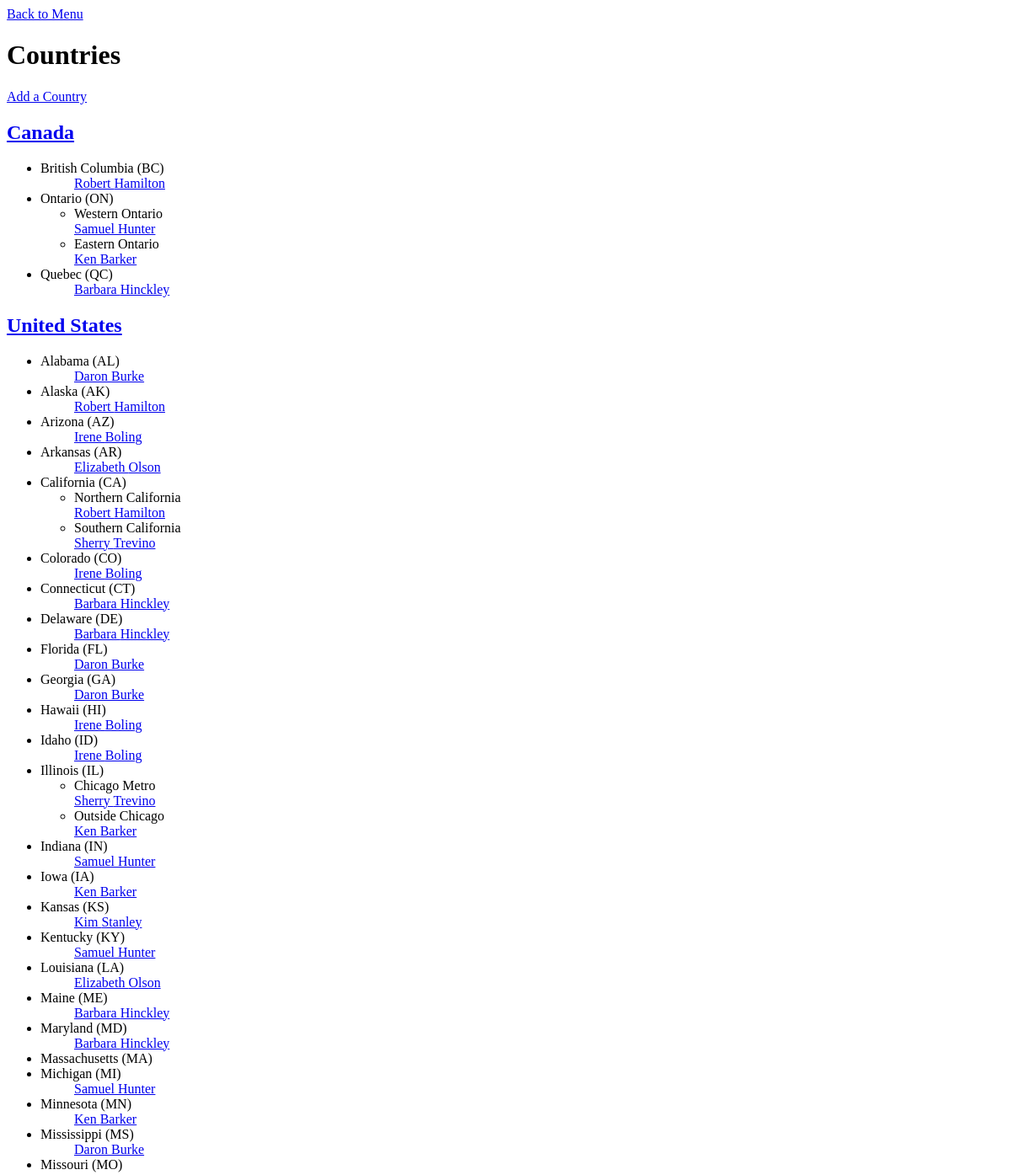
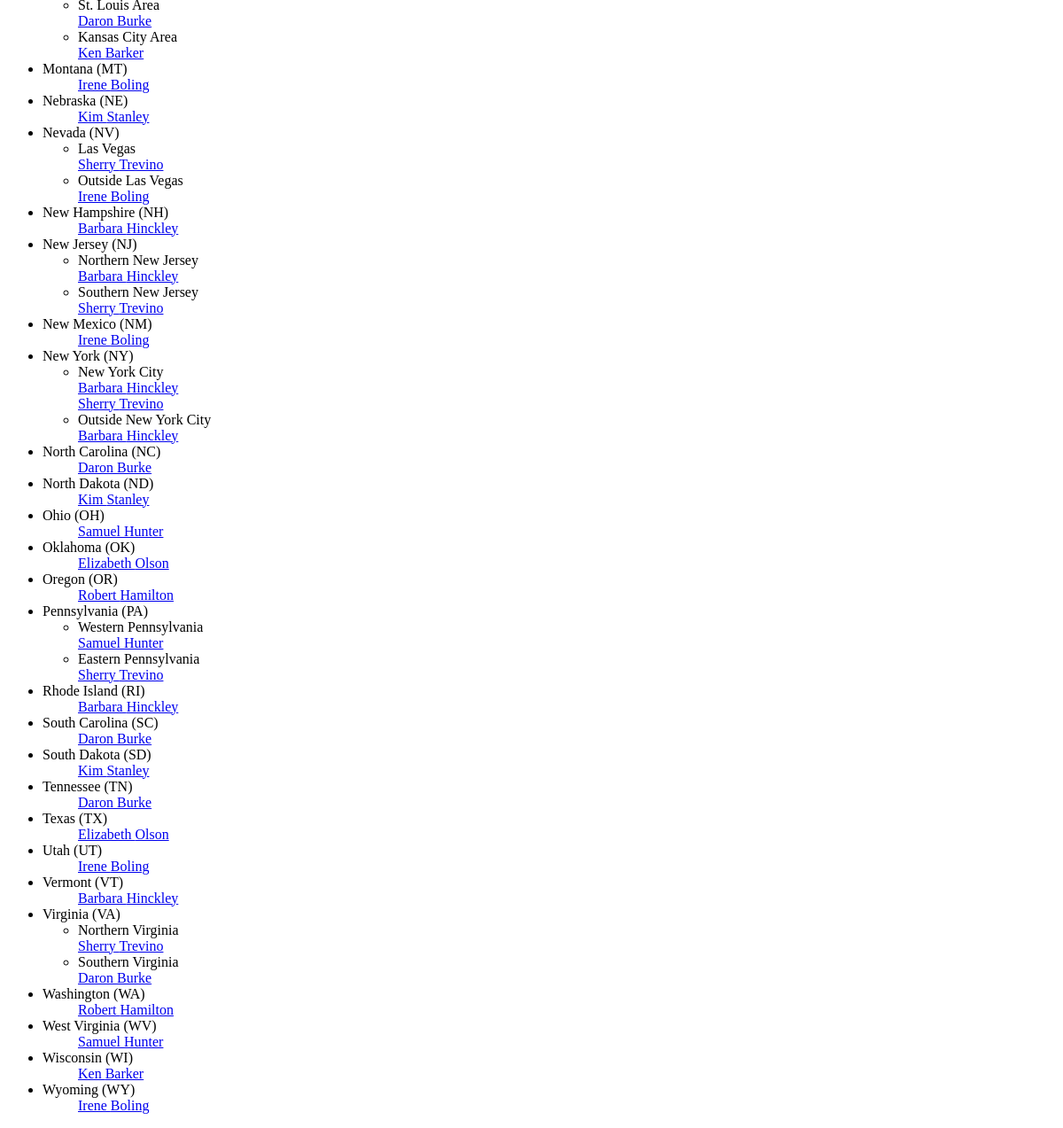
The app's page /staff/countries/index.php, older data (2 pictures, top to bottom).
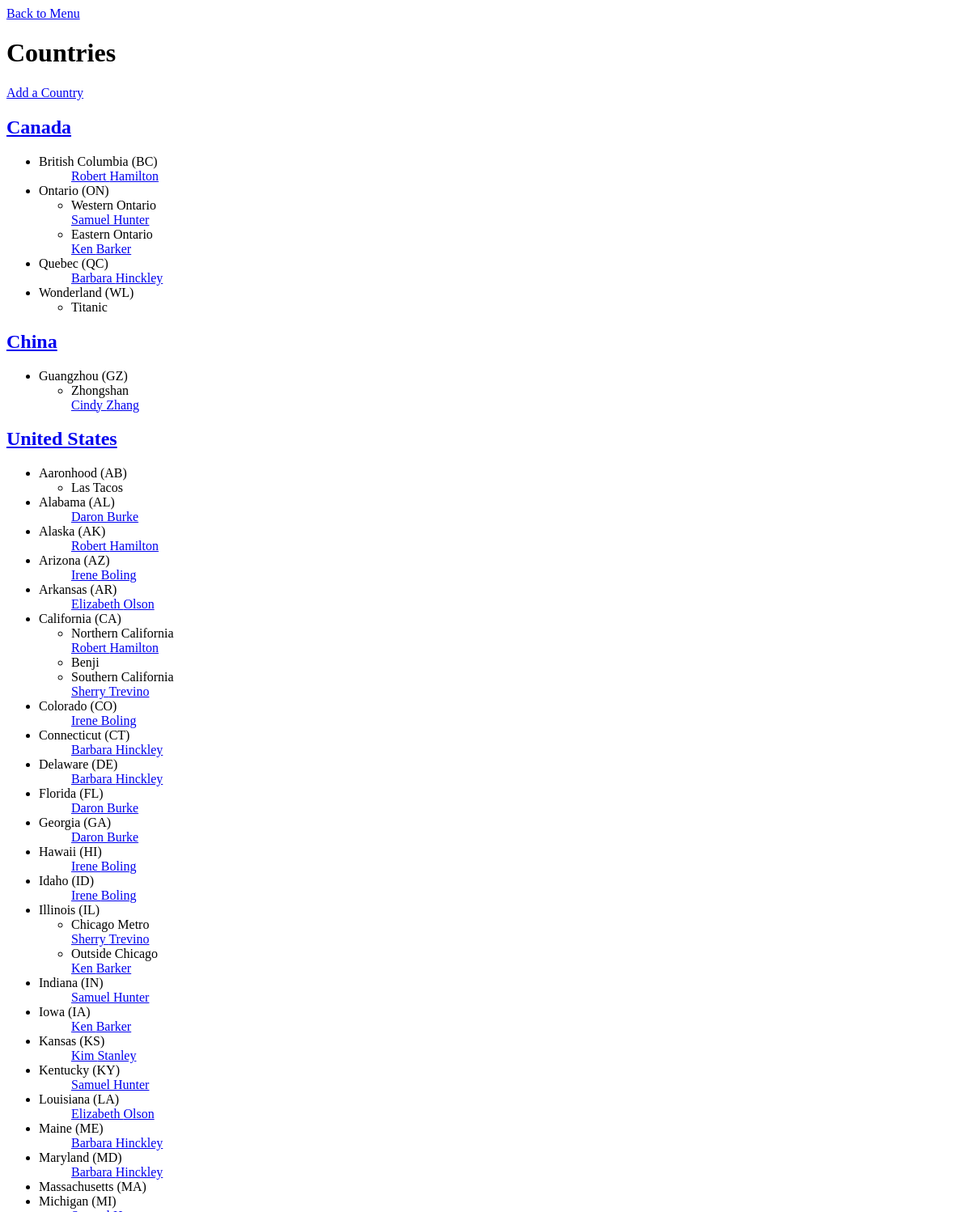
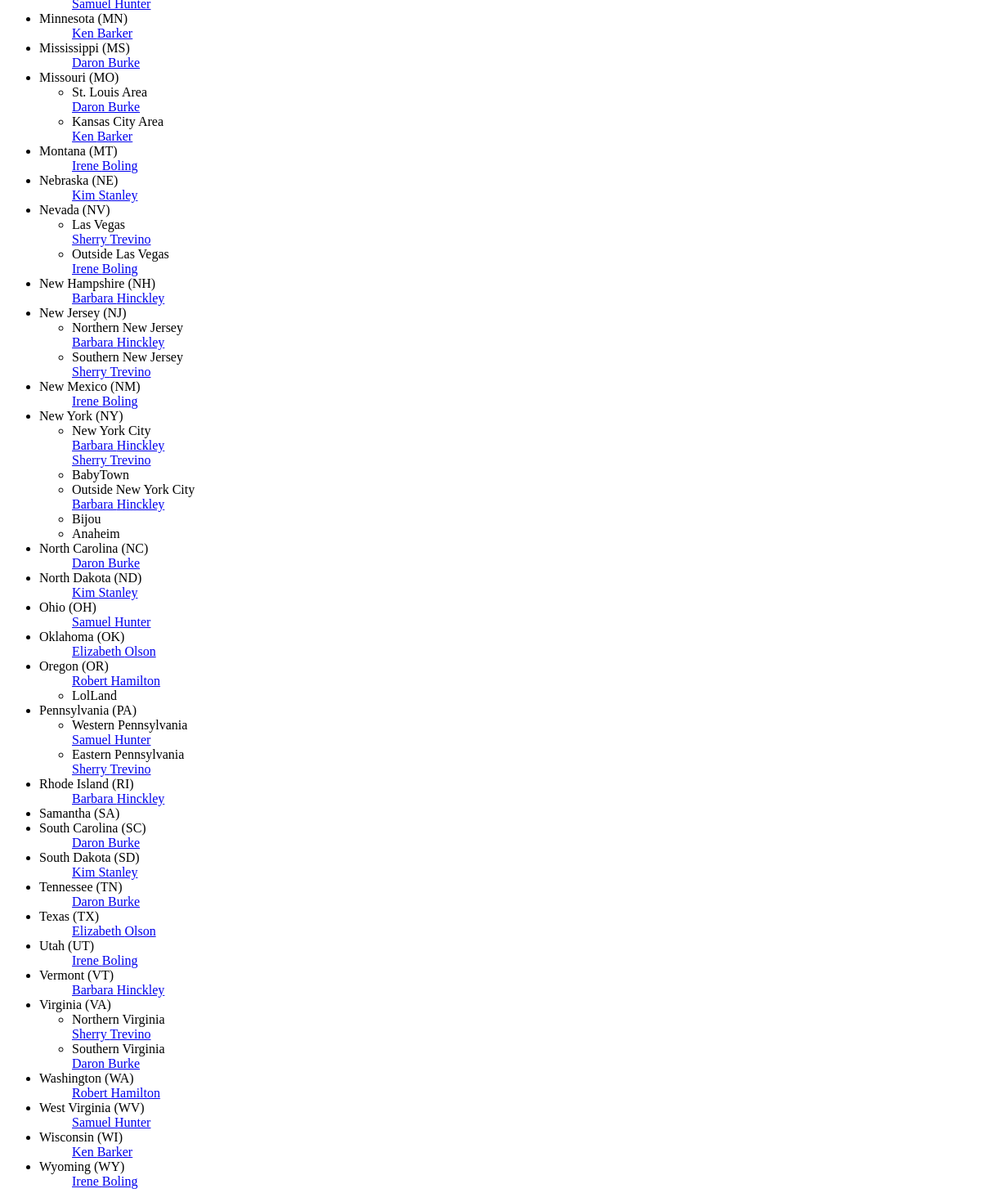
The same page, newer data (2 pictures, top to bottom).
### tables this page shows
CREATE TABLE `countries` (
  `id` int(11) NOT NULL AUTO_INCREMENT,
  `name` varchar(255) DEFAULT NULL,
  `code` varchar(255) DEFAULT NULL,
  PRIMARY KEY (`id`)
);

CREATE TABLE `states` (
  `id` int(11) NOT NULL AUTO_INCREMENT,
  `name` varchar(255) DEFAULT NULL,
  `code` varchar(255) DEFAULT NULL,
  `country_id` int(11) DEFAULT NULL,
  PRIMARY KEY (`id`),
  KEY `fk_country_id` (`country_id`)
);

CREATE TABLE `salespeople` (
  `id` int(11) NOT NULL AUTO_INCREMENT,
  `first_name` varchar(255) DEFAULT NULL,
  `last_name` varchar(255) DEFAULT NULL,
  `phone` varchar(255) DEFAULT NULL,
  `email` varchar(255) DEFAULT NULL,
  PRIMARY KEY (`id`)
);

CREATE TABLE `territories` (
  `id` int(11) NOT NULL AUTO_INCREMENT,
  `name` varchar(255) DEFAULT NULL,
  `state_id` int(11) DEFAULT NULL,
  `position` int(11) DEFAULT NULL,
  PRIMARY KEY (`id`),
  KEY `state_id` (`state_id`)
);

### private/query_functions.php (called while the page is built, shortened)
<?php
  function find_all_countries() {
    global $db;
    $sql = "SELECT * FROM countries ORDER BY name ASC;";
    $country_result = db_query($db, $sql);
    return $country_result;
  }
  function find_states_by_country_id($id=0) {
    global $db;
    $sql = "SELECT * FROM states WHERE country_id = $id ORDER BY name ASC";
    $result = mysqli_query($db, $sql);
    return $result;
  }
  function find_territories_by_state_id($id=0) {
    global $db;
    $sql = "SELECT * FROM territories WHERE state_id = $id ORDER BY position ASC";
    $result = mysqli_query($db, $sql);
    return $result;
  }
  function find_all_salespeople() {
    global $db;
    $sql = "SELECT * FROM salespeople ";
    $sql .= "ORDER BY last_name ASC, first_name ASC;";
    $salespeople_result = db_query($db, $sql);
    return $salespeople_result;
  }
?>

### private/database.php (called while the page is built, shortened)
<?php
  function db_query($connection, $sql) {
    $result_set = mysqli_query($connection, $sql);
    return $result_set;
  }
?>

### private/functions.php (called while the page is built, shortened)
<?php
  function h($string="") {
    return htmlspecialchars($string);
  }
  function u($string="") {
    return urlencode($string);
  }
?>

### public/staff/countries/index.php (the view, shortened to what this page needs)
<?php include(SHARED_PATH . '/header.php'); ?>
<div id="main-content">
  <a href="../index.php">Back to Menu</a><br />
  <h1>Countries</h1>
  <a href="new.php">Add a Country</a><br />
  <?php
  $countries_result = find_all_countries();
  while($country = mysqli_fetch_assoc($countries_result)) {
    echo "<h2>";
    $country_id = $country['id'];
    echo "<a href='show.php?id=$country_id'>";
    echo "<span class=\"country_name\">" . h($country['name']) . "</span>";
    echo "</a>";
    echo "</h2>";
    $states_result = find_states_by_country_id(h($country['id']));
    echo "<ul>";
    while($state = mysqli_fetch_assoc($states_result)) {
      echo "<li>";
      echo "<span class=\"state_name\">" . h($state['name']) . "</span>";
      echo "<span class=\"state_code\">" . " (" . h($state['code']) . ")" . "</span>";
      echo "</li>";
      $territories_result = find_territories_by_state_id($state['id']);
      echo "<ul>";
      while($territories = mysqli_fetch_assoc($territories_result)) {
        if ($territories['name'] != $state['name']) {
          echo "<li>";
          echo "<span class=\"territories_name\">" . h($territories['name']) . "</span>";
          echo "</li>";
        }
        $salesppl_result = find_all_salespeople();
        $terr_result = find_salesterritories_by_terr_id($territories['id']);
        $ppl = array();
        while ($terr = mysqli_fetch_assoc($terr_result)) {
          array_push($ppl, u($terr['salesperson_id']));
        }
        while ($salesppl = mysqli_fetch_assoc($salesppl_result)) {
          foreach($ppl as $id) {
            if ($salesppl['id'] == $id) {
              $id = u($id);
              echo "<a href='../salespeople/show.php?id=$id'>";
                echo "<span class=\"salespeople_name\">" . h($salesppl['first_name']) . " " . h($salesppl['last_name']) . "</span><br>";
              echo "</a>";
            }
          }
        }
      }
      echo "</ul>";
    }
    echo "</ul>";
  }
  ?>
</div>
<?php include(SHARED_PATH . '/footer.php'); ?>

Row changes from the older to the newer data that the page shows:
added states: name "Wonderland", code "WL", shown under countries "Canada"
added territories: name "Titanic", shown under "Wonderland"
added countries: name "China"
added states: name "Guangzhou", code "GZ", shown under "China"
added territories: name "Zhongshan", shown under "Guangzhou"
added salespeople: first_name "Cindy", last_name "Zhang"
added states: name "Aaronhood", code "AB", shown under countries "United States"
added territories: name "Las Tacos", shown under "Aaronhood"
added territories: name "Benji", shown under states "California"
added territories: name "BabyTown", shown under states "New York"
added territories: name "Bijou", shown under states "New York"
added territories: name "Anaheim", shown under states "New York"
added territories: name "LolLand", shown under states "Oregon"
added states: name "Samantha", code "SA", shown under countries "United States"
